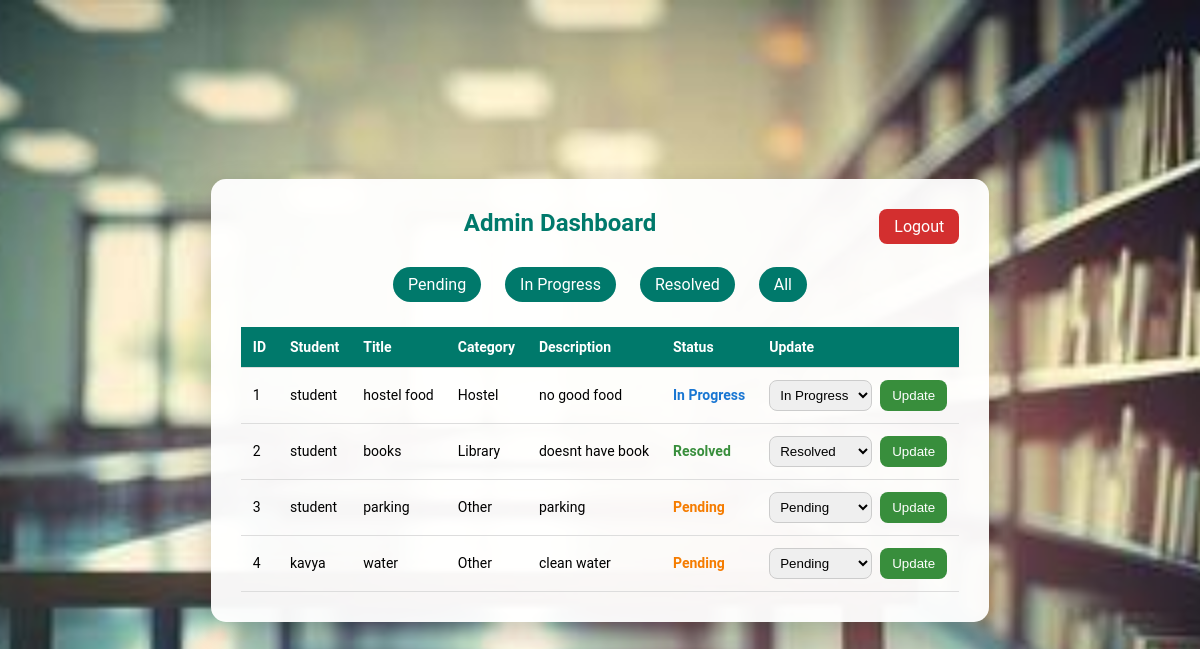
The app's page /admin_dashboard (signed in), older data.
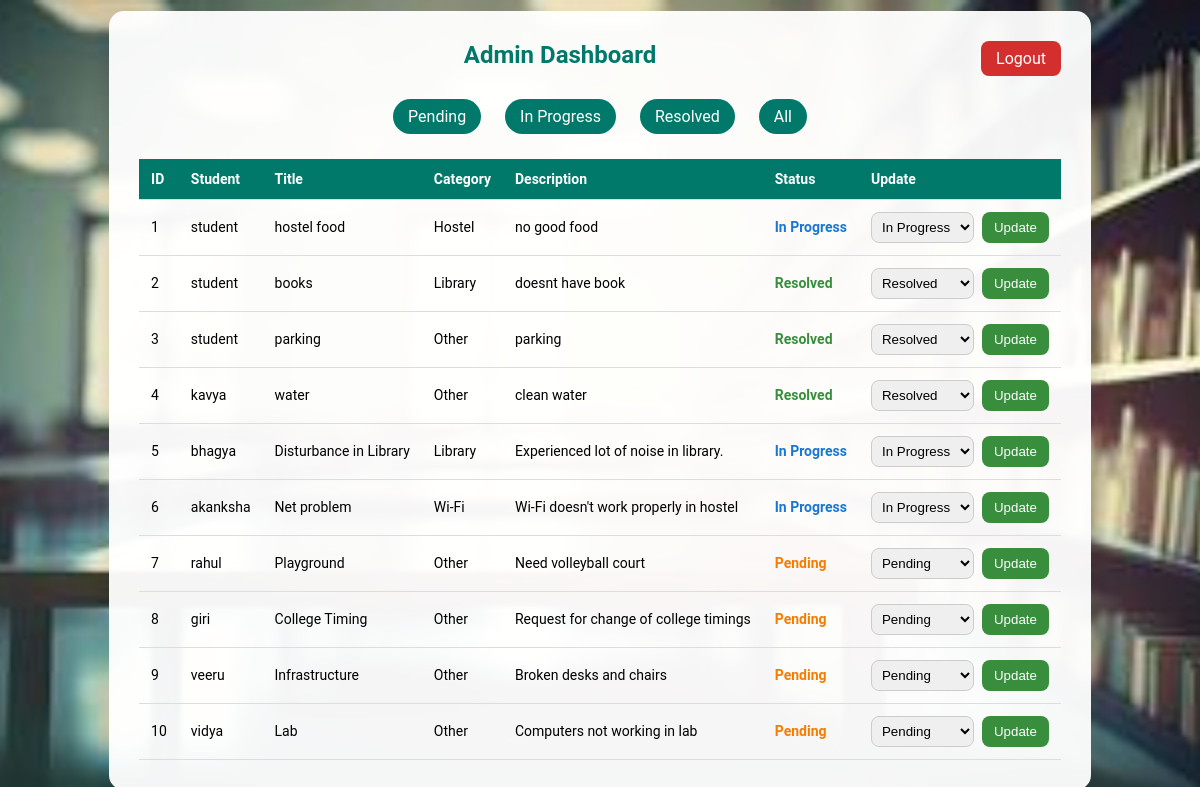
The same page, newer data.
### tables this page shows
CREATE TABLE complaints (
    id INTEGER PRIMARY KEY AUTOINCREMENT,
    student TEXT,
    title TEXT,
    category TEXT,
    description TEXT,
    status TEXT
);

### app.py (the view)
@app.route("/admin_dashboard")
def admin_dashboard():
    if "admin" not in session:
        return redirect("/admin_login")
    filter_status = request.args.get("filter")
    db = get_db()
    if filter_status == "pending":
        complaints = db.execute(
            "SELECT * FROM complaints WHERE status='Pending'"
        ).fetchall()
    elif filter_status == "in progress":
        complaints = db.execute(
            "SELECT * FROM complaints WHERE status='In Progress'"
        ).fetchall()
    elif filter_status == "resolved":
        complaints = db.execute(
            "SELECT * FROM complaints WHERE status='Resolved'"
        ).fetchall()
    else:
        complaints = db.execute(
            "SELECT * FROM complaints"
        ).fetchall()
    return render_template("admin_dashboard.html", complaints=complaints)

### database.py (called while the page is built)
def get_db():
    if "db" not in g:
        g.db = sqlite3.connect(
            DATABASE,
            timeout=30,
            check_same_thread=False
        )
        g.db.row_factory = sqlite3.Row
    return g.db

### templates/admin_dashboard.html (shortened to what this page needs)
<!DOCTYPE html>
<html lang="en">
<head>
</head>
<body>
<div class="container">
    <a href="/logout" class="logout">Logout</a>
    <h2>Admin Dashboard</h2>
    <div class="filters">
        <a href="/admin_dashboard?filter=pending">Pending</a>
        <a href="/admin_dashboard?filter=in progress">In Progress</a>
        <a href="/admin_dashboard?filter=resolved">Resolved</a>
        <a href="/admin_dashboard">All</a>
    </div>
    <table>
        <tr>
            <th>ID</th>
            <th>Student</th>
            <th>Title</th>
            <th>Category</th>
            <th>Description</th>
            <th>Status</th>
            <th>Update</th>
        </tr>
        {% for comp in complaints %}
        <tr>
            <td>{{ comp.id }}</td>
            <td>{{ comp.student }}</td>
            <td>{{ comp.title }}</td>
            <td>{{ comp.category }}</td>
            <td>{{ comp.description }}</td>
            <td class="status-{{ comp.status|replace(' ', '-') }}">
                {{ comp.status }}
            </td>
            <td>
                <form method="POST" action="/update_status" style="display:flex; gap:8px;">
                    <select name="status">
                        <option value="Pending" {% if comp.status=='Pending' %}selected{% endif %}>Pending</option>
                        <option value="In Progress" {% if comp.status=='In Progress' %}selected{% endif %}>In Progress</option>
                        <option value="Resolved" {% if comp.status=='Resolved' %}selected{% endif %}>Resolved</option>
                    </select>
                    <button type="submit" class="update-btn">Update</button>
                </form>
            </td>
        </tr>
        {% endfor %}
    </table>
</div>
</body>
</html>

Row changes from the older to the newer data that the page shows:
changed complaints "parking": status "Pending" → "Resolved"
changed complaints "kavya": status "Pending" → "Resolved"
added complaints: id "5", student "bhagya", title "Disturbance in Library", category "Library", description "Experienced lot of noise in library.", status "In Progress"
added complaints: id "6", student "akanksha", title "Net problem", category "Wi-Fi", description "Wi-Fi doesn't work properly in hostel", status "In Progress"
added complaints: id "7", student "rahul", title "Playground", category "Other", description "Need volleyball court", status "Pending"
added complaints: id "8", student "giri", title "College Timing", category "Other", description "Request for change of college timings", status "Pending"
added complaints: id "9", student "veeru", title "Infrastructure", category "Other", description "Broken desks and chairs", status "Pending"
added complaints: id "10", student "vidya", title "Lab", category "Other", description "Computers not working in lab", status "Pending"
